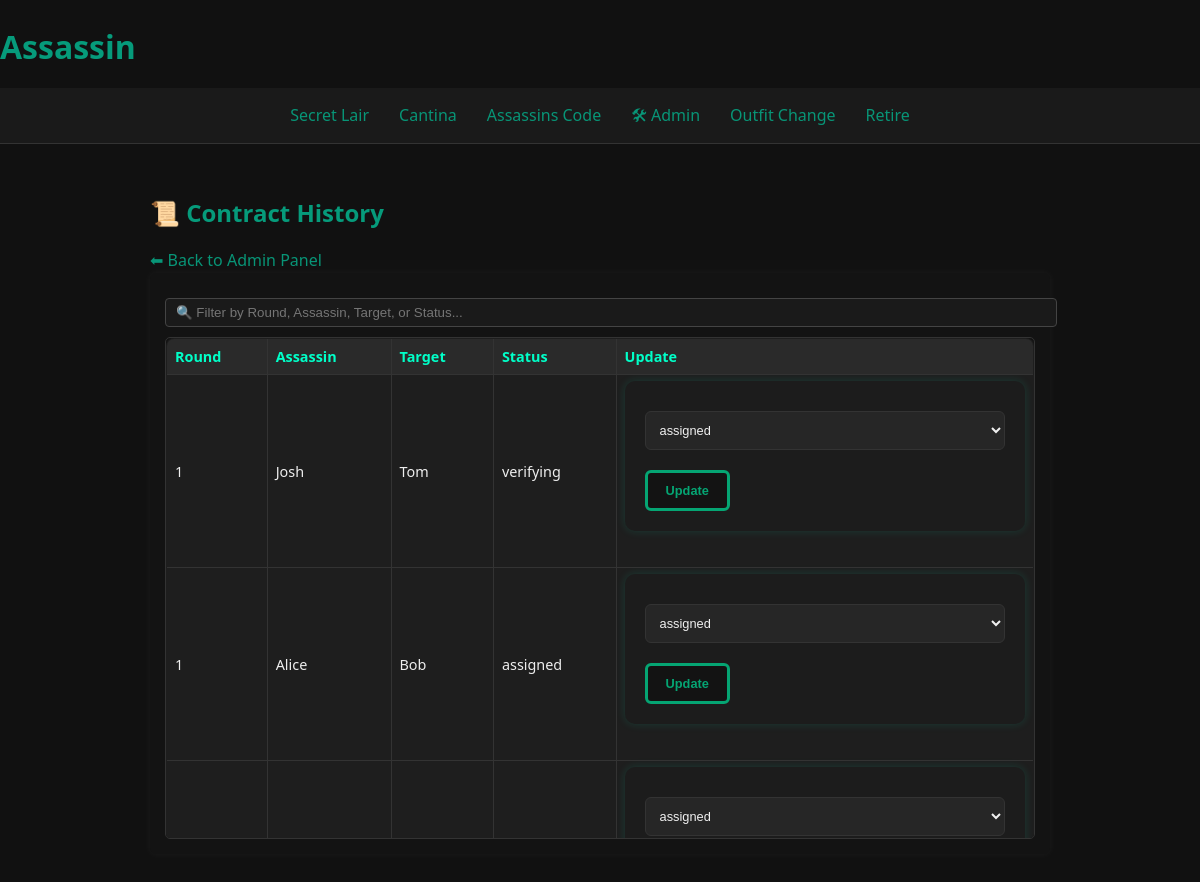
Page /contract_history (signed in) on the committed database.
### models.py (models this page shows)
class Contract(db.Model):
    id = db.Column(db.Integer, primary_key=True)
    assassin_id = db.Column(db.Integer, db.ForeignKey("player.id"))
    target_id = db.Column(db.Integer, db.ForeignKey("player.id"))
    status = db.Column(db.String(50), default="assigned")
    round = db.Column(db.Integer, nullable=False, default=1)
    assassin = db.relationship("Player", foreign_keys=[assassin_id])
    target = db.relationship("Player", foreign_keys=[target_id])

class Player(UserMixin, db.Model):
    id = db.Column(db.Integer, primary_key=True)
    username = db.Column(db.String(80), unique=True, nullable=False)
    email = db.Column(db.String(120), unique=True, nullable=False)
    password = db.Column(db.String(200), nullable=False)
    profile_pic = db.Column(db.String(200), nullable=True)
    status = db.Column(db.String(20), default="active")
    is_admin = db.Column(db.Boolean, default=False)
    can_be_targeted_multiple_times = db.Column(db.Boolean, default=False)
    max_times_targeted = db.Column(db.Integer, default=1)
    can_have_multiple_contracts = db.Column(db.Boolean, default=False)
    max_contracts_per_round = db.Column(db.Integer, default=1)
    untouchable_count = db.Column(db.Integer, default=0)
    times_kia = db.Column(db.Integer, default=0)

### routes.py (the view)
@routes_bp.route("/contract_history")
@login_required
def view_all_contracts():
    if not current_user.is_admin:
        return "Unauthorized", 403
    from models import Contract
    all_contracts = Contract.query.order_by(Contract.round.desc()).all()
    return render_template("contract_history.html", contracts=all_contracts)

### auth.py (called while the page is built)
@login_manager.user_loader
def load_user(user_id):
    return Player.query.get(int(user_id))

### templates/contract_history.html (shortened to what this page needs)
{% extends 'base.html' %}
{% block content %}
<h2>📜 Contract History</h2>
<a href="{{ url_for('routes.admin_panel') }}">⬅ Back to Admin Panel</a>
<div class="section-block">
  <input type="text" id="historySearch" placeholder="🔍 Filter by Round, Assassin, Target, or Status...">
  <div class="table-wrapper">
    <table class="admin-table" id="historyTable">
      <thead>
        <tr>
          <th>Round</th>
          <th>Assassin</th>
          <th>Target</th>
          <th>Status</th>
          <th>Update</th>
        </tr>
      </thead>
      <tbody>
        {% for contract in contracts %}
        <tr>
          <td>{{ contract.round }}</td>
          <td>{{ contract.assassin.username }}</td>
          <td>{{ contract.target.username }}</td>
          <td>{{ contract.status }}</td>
          <td>
            <form method="POST" action="{{ url_for('routes.update_contract_status') }}">
              <select name="new_status">
                <option value="assigned" {% if contract.status == 'assigned' %}selected{% endif %}>assigned</option>
            </select>
              <button type="submit">Update</button>
            </form>
          </td>
        </tr>
        {% endfor %}
      </tbody>
    </table>
  </div>
</div>
{% endblock %}

### templates/base.html (shortened to what this page needs)
<!doctype html>
<html lang="en">
<head>
  <link rel="stylesheet" href="{{ url_for('static', filename='styles.css') }}">
</head>
<body>
  <header class="site-header">
    <h1> Assassin</h1>
  </header>
  <nav class="main-nav">
    <a href="{{ url_for('routes.dashboard') }}"> Secret Lair</a>
    <a href="{{ url_for('routes.leaderboard') }}"> Cantina</a>
    <a href="{{ url_for('routes.rules_page') }}">Assassins Code</a>
    {% if current_user.is_authenticated and current_user.is_admin %}
      <a href="{{ url_for('routes.admin_panel') }}">🛠 Admin</a>
    {% endif %}
    {% if current_user.is_authenticated %}
      <a href="{{ url_for('routes.edit_profile') }}">Outfit Change</a>
      <a href="{{ url_for('auth.logout') }}">Retire </a>
    {% endif %}
  </nav>
  <div class="container">
    {% block content %}{% endblock %}
  </div>
</body>
</html>

### static/styles.css (style rules this page uses)
body { background-color: #111; color: #f9f3f3; font-family: 'Segoe UI', Tahoma, Geneva, Verdana, sans-serif; margin: 0; padding: 0; line-height: 1.6; }
a { color: #089577; text-decoration: none; transition: color 0.3s ease; }
.main-nav { display: flex; justify-content: center; gap: 30px; padding: 15px 0; background-color: #1a1a1a; border-bottom: 1px solid #333; }
.container { max-width: 900px; margin: 0 auto; padding: 30px 20px; }
h1, h2, h3 { color: #069b7b; margin-bottom: 15px; }
table { width: 100%; border-collapse: collapse; margin-bottom: 30px; background-color: #1a1a1a; border: 1px solid #333; border-radius: 8px; overflow: hidden; }
th, td { padding: 10px 15px; text-align: left; border-bottom: 1px solid #333; }
th { background-color: #222; color: #00ffc8; }
form { background-color: #1c1c1c; padding: 20px; border-radius: 10px; box-shadow: 0 0 10px #00ffcc22; margin-bottom: 30px; }
input[type="text"], input[type="number"], textarea, select { width: 100%; padding: 10px; margin: 10px 0 20px; border: 1px solid #333; border-radius: 6px; background-color: #262626; color: #f0f0f0; }
button { background-color: #131313; color: #05a573; border: 3px solid #05a573; padding: 10px 18px; font-weight: bold; border-radius: 6px; cursor: pointer; transition: background-color 0.3s ease; box-shadow: 0 0 px #9ee8a3; }
table { width: 100%; border-collapse: collapse; background-color: #1e1e1e; color: #eee; }
th, td { padding: 8px 12px; border: 1px solid #444; }
th { background-color: #333; }
.admin-table { width: 100%; border-collapse: collapse; font-size: 0.9rem; background-color: #1e1e1e; color: #eee; margin-bottom: 20px; }
.admin-table th, .admin-table td { padding: 4px 8px; border: 1px solid #444; text-align: left; }
.admin-table th { background-color: #292929; font-weight: bold; }
.section-block { background-color: #131313; padding: 15px; margin-bottom: 30px; box-shadow: 0 0 8px rgba(255, 255, 255, 0.05); border-radius: 6px; }
#historySearch { width: 100%; padding: 6px 10px; margin-bottom: 10px; background-color: #1a1a1a; color: #eee; border: 1px solid #444; border-radius: 4px; }
.table-wrapper { max-height: 500px; overflow-y: auto; border: 1px solid #333; border-radius: 5px; }
.admin-table { width: 100%; border-collapse: collapse; font-size: 0.9rem; background-color: #1e1e1e; color: #eee; text-align: left; }
.admin-table th, .admin-table td { padding: 6px 8px; border: 1px solid #333; }
.admin-table th { background-color: #2a2a2a; position: sticky; top: 0; z-index: 2; }
.admin-table select, .admin-table button { font-size: 0.8rem; }

### rows in the picture
Contract: round "1", assassin.username "Josh", target.username "Tom", status "verifying"
Contract: round "1", assassin.username "Alice", target.username "Bob", status "assigned", new_status "assigned"
Contract: new_status "assigned"
